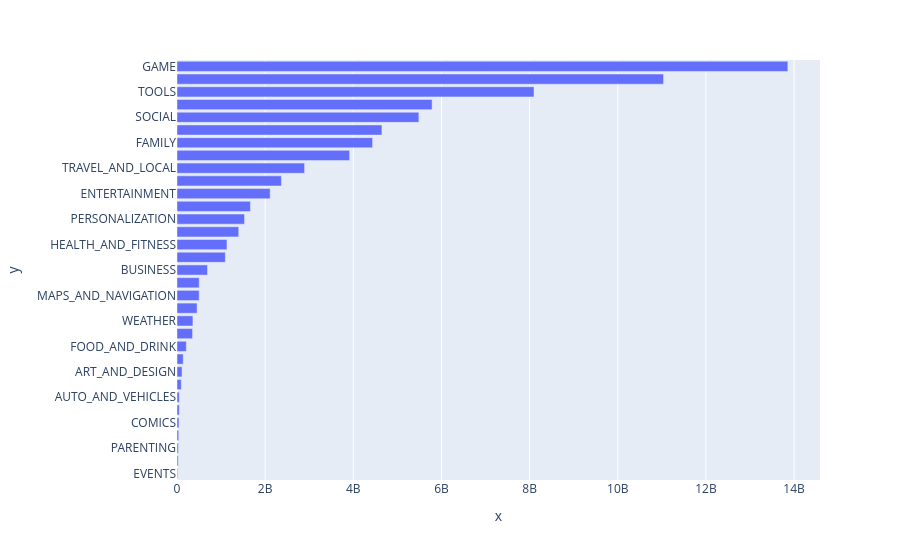

The cell this chart's notebook holds for it:
### Markdown cell above
### Horizontal Bar Chart - Most Popular Categories (Highest Downloads)

### Code cell
category_installs = df_apps_clean_no_dups.groupby('Category').agg({'Installs': pd.Series.sum})
category_installs.sort_values('Installs', ascending=True, inplace=True)
h_bar = px.bar(x = category_installs.Installs,
               y = category_installs.index,
               orientation='h')
h_bar.show()

### Figure 1 — Plotly figure (JSON) as saved in the notebook; plotly's stock layout.template omitted (floating-point values rounded to 4 significant figures)
{"data": [{"hovertemplate": "x=%{x}<br>y=%{y}<extra></extra>", "legendgroup": "", "marker": {"color": "#636efa", "pattern": {"shape": ""}}, "name": "", "orientation": "h", "showlegend": false, "textposition": "auto", "type": "bar", "x": [15949410, 26916200, 31116110, 39162676, 44931100, 52083000, 53129800, 97082000, 114233100, 140912410, 211677750, 352852000, 361096500, 455249400, 503267560, 503611120, 692018120, 1096431465, 1134006220, 1400331540, 1532352930, 1665791655, 2113660000, 2369110650, 2894859300, 3916897200, 4437554490, 4649143130, 5487841475, 5788070180, 8099724500, 11039241530, 13858762717], "xaxis": "x", "y": ["EVENTS", "BEAUTY", "PARENTING", "MEDICAL", "COMICS", "LIBRARIES_AND_DEMO", "AUTO_AND_VEHICLES", "HOUSE_AND_HOME", "ART_AND_DESIGN", "DATING", "FOOD_AND_DRINK", "EDUCATION", "WEATHER", "FINANCE", "MAPS_AND_NAVIGATION", "LIFESTYLE", "BUSINESS", "SPORTS", "HEALTH_AND_FITNESS", "SHOPPING", "PERSONALIZATION", "BOOKS_AND_REFERENCE", "ENTERTAINMENT", "NEWS_AND_MAGAZINES", "TRAVEL_AND_LOCAL", "VIDEO_PLAYERS", "FAMILY", "PHOTOGRAPHY", "SOCIAL", "PRODUCTIVITY", "TOOLS", "COMMUNICATION", "GAME"], "yaxis": "y"}], "layout": {"barmode": "relative", "legend": {"tracegroupgap": 0}, "margin": {"t": 60}, "xaxis": {"anchor": "y", "domain": [0, 1], "title": {"text": "x"}}, "yaxis": {"anchor": "x", "domain": [0, 1], "title": {"text": "y"}}}}
